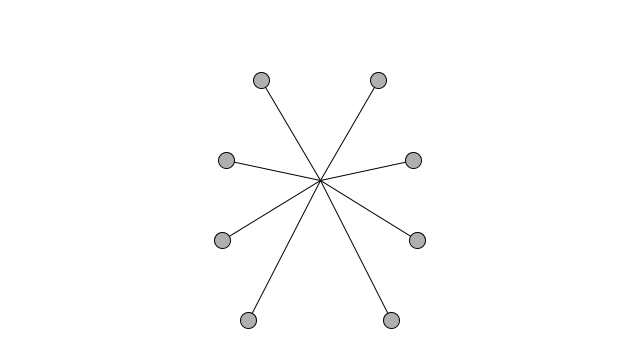
Frame 1 (no input)
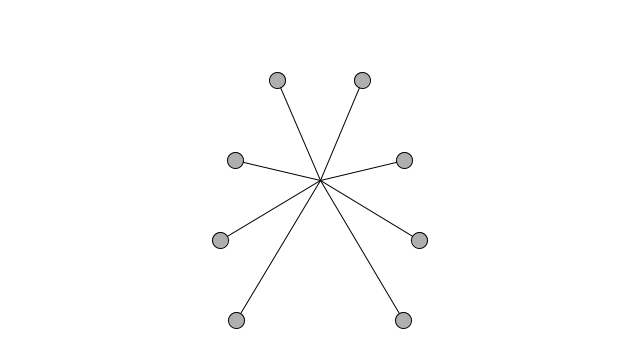
Frame 60 (the mouse pressed at the canvas centre just before this capture)
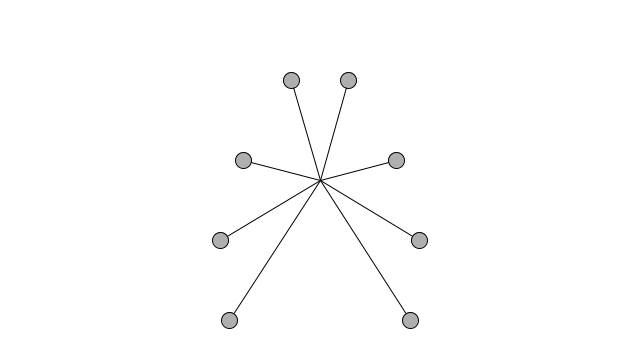
Frame 120 (the mouse held since frame 60 and released just before this capture)

The Processing sketch that drew these frames (run headless with seeded random() and noise(); from frame 60 on, the mouse is pressed at the canvas centre):

// Processing sketch: exo_3_7_Oscillator_Objects_bugs
// ── exo_3_7_Oscillator_Objects_bugs.pde
float yPos = -100;
int angle = 10;
Oscillator[] oscillators = new Oscillator[8];
void setup(){
  size(640, 360);
  for(int i = 0; i<oscillators.length; i++){
    if(i%2 == 0){
     oscillators[i] = new Oscillator(new PVector(-100, yPos), new PVector(0.05,0), angle);  
    } else {
      oscillators[i] = new Oscillator(new PVector(100, yPos), new PVector(0.05,0), angle);
      yPos += 80;
      angle += 10;
    }
  }
}

void draw(){
  background(255);
  for(int i = 0; i<oscillators.length; i++){
    oscillators[i].oscillate();
    oscillators[i].display();
  }
}
// ── Oscillator.pde
class Oscillator {
  PVector angle;
  PVector velocity;
  PVector amplitude;
  
  Oscillator(PVector _amp, PVector _vel, int _ang){
    angle = new PVector(_ang, 0);
    velocity = new PVector(_vel.x, _vel.y);
    amplitude = new PVector(_amp.x, _amp.y);
  }
  
  void oscillate(){
    angle.add(velocity);
  }
  
  void display(){
    float x = sin(angle.x)*amplitude.x;
    float y = amplitude.y;
    
    pushMatrix();
    translate(width/2, height/2);
    stroke(0);
    fill(175);
    line(0,0,x,y);
    ellipse(x,y, 16, 16);
    popMatrix();
  }
  
}
